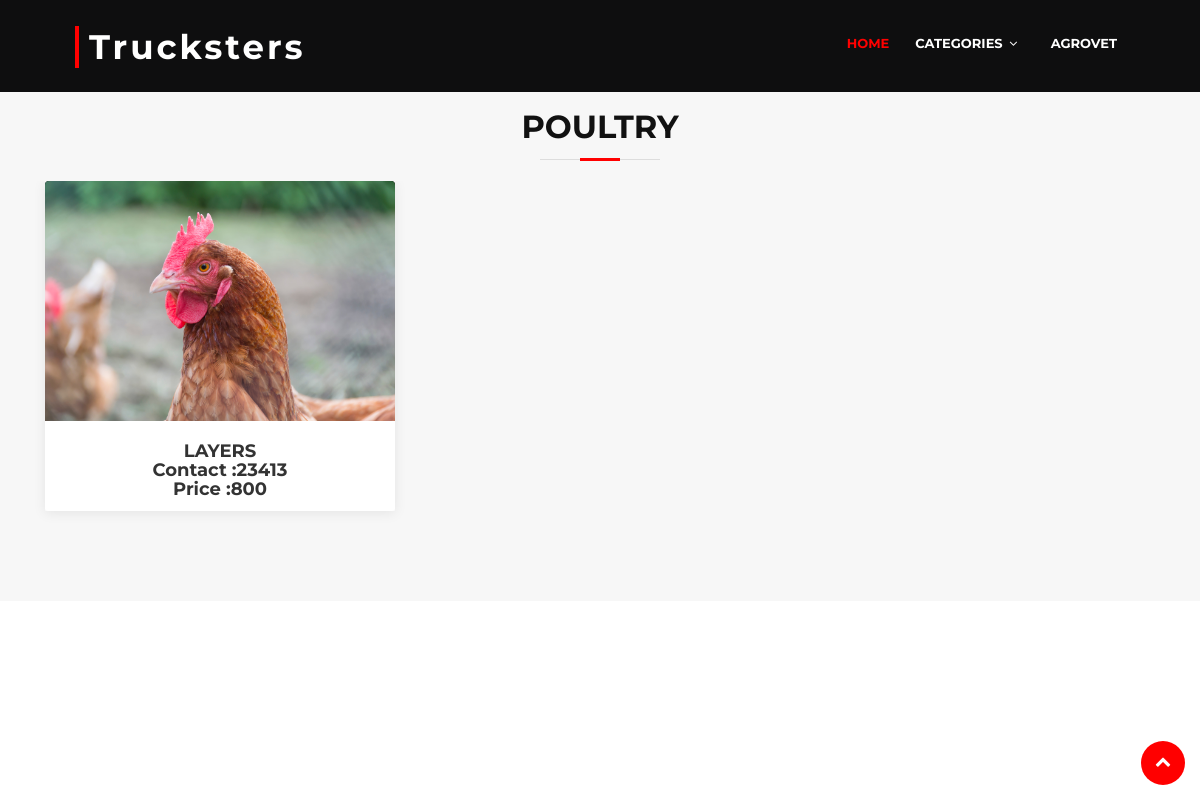
/categories.php?category=poultry, run on the app's committed database.
### tables this page shows
CREATE TABLE `truckstersitems` (
  `id` int(11) NOT NULL,
  `name` text NOT NULL,
  `price` text NOT NULL,
  `quantity` text NOT NULL,
  `pic` blob NOT NULL,
  `uploaderid` int(11) NOT NULL,
  `location` text NOT NULL,
  `categoryid` int(11) NOT NULL
);

### dbconnector.php (called while the page is built, shortened)
<?php
class dbconnector
{
    public $conn;
    function __construct()
    {
        try {
            $this->conn = new PDO("mysql:host=localhost;dbname=trucksters", 'root', '');
        } catch (PDOException $e) {
            $_SESSION['error'] = "Database connection not successful";
            header("Location:index.php?" . $_SESSION['error']);
        }
    }
    function fetchSpecificProducts($factor)
    {
        $sql = "SELECT * FROM truckstersitems where categoryid=$factor";
        $res = $this->conn->query($sql);
        return $res;
    }
}
$connection = new dbconnector();

### categories.php (the view, shortened to what this page needs)
<?php
include "dbconnector.php";
?><!DOCTYPE html>
<html lang="en">
<head>
    <link href="lib/bootstrap/css/bootstrap.min.css" rel="stylesheet">
    <link href="lib/font-awesome/css/font-awesome.min.css" rel="stylesheet">
    <link href="lib/animate/animate.min.css" rel="stylesheet">
    <link href="lib/ionicons/css/ionicons.min.css" rel="stylesheet">
    <link href="lib/owlcarousel/assets/owl.carousel.min.css" rel="stylesheet">
    <link href="lib/lightbox/css/lightbox.min.css" rel="stylesheet">
    <link href="css/style.css" rel="stylesheet">
</head>
<body>
<header style="background-color: #0e0e0f" id="header">
    <div class="container-fluid">
        <div id="logo" class="pull-left">
            <h1><a href="index.php" class="scrollto">Trucksters</a></h1>
        </div>
        <nav id="nav-menu-container">
            <ul class="nav-menu">
                <li class="menu-active"><a href="index.php">Home</a></li>
                <li class="menu-has-children"><a href="">Categories</a>
                </li>
                <li><a href="agrovet/">Agrovet</a></li>
            </ul>
        </nav>
    </div>
</header>
<br>
<br>
<main id="main">
    <section id="posts" class="section-bg">
        <div class="container">
            <header class="section-header">
                <h3 class="section-title"><?php
                    echo $_GET['category']
                    ?></h3>
            </header>
            <div class="row portfolio-container">
                <?php
                $sq = "SELECT * FROM trucksterscategories WHERE name=?";
                $res = $connection->conn->prepare($sq);
                $res->execute([$_GET['category']]);
                @$id = $res->fetch(PDO::FETCH_OBJ)->id;
                $resu = $connection->fetchSpecificProducts($id);
                while (@$rows2 = $resu->fetch(PDO::FETCH_OBJ)) {
                    ?>
                    <div class="col-lg-4 col-md-6 portfolio-item filter-app wow  ">
                        <div class="portfolio-wrap">
                            <figure>
                                <img src="<?php echo 'post/' . $rows2->pic ?>" height="100%" class="img-fluid" alt="">
                            </figure>
                            <div class="portfolio-info">
                                <h4><a href="#"><?php echo $rows2->name; ?></a></h4>
                                <h4><a href="tel:<?php echo  $rows2->quantity; ?>"><?php echo "Contact :". $rows2->quantity; ?></a></h4>
                                <h4><a href="#"><?php echo "Price :". $rows2->price; ?></a></h4>
                            </div>
                        </div>
                    </div>
                    <?php
                }
                ?>
            </div>
        </div>
    </section>
</main>
<a href="#" class="back-to-top"><i class="fa fa-chevron-up"></i></a>
</body>
</html>

### css/style.css (style rules this page uses)
body { background: #fff; color: #666666; font-family: "Open Sans", sans-serif; }
a { color: RED; transition: 0.5s; }
h1, h2, h3, h4, h5, h6 { font-family: "Montserrat", sans-serif; font-weight: 400; margin: 0 0 20px 0; padding: 0; }
.back-to-top { position: fixed; display: none; background: RED; color: #fff; display: inline-block; width: 44px; height: 44px; text-align: center; line-height: 1; font-size: 16px; border-radius: 50%; right: 15px; bottom: 15px; transition: background 0.5s; z-index: 11; }
.back-to-top i { padding-top: 12px; color: #fff; }
#header { padding: 30px 0; height: 92px; position: fixed; left: 0; top: 0; right: 0; transition: all 0.5s; z-index: 997; }
#header #logo { float: left; }
@media (min-width: 1024px) { #header #logo { padding-left: 60px; } }
#header #logo h1 { font-size: 34px; margin: 0; padding: 0; line-height: 1; font-family: "Montserrat", sans-serif; font-weight: 700; letter-spacing: 3px; }
#header #logo h1 a, #header #logo h1 a:hover { color: #fff; padding-left: 10px; border-left: 4px solid RED; }
.nav-menu, .nav-menu * { margin: 0; padding: 0; list-style: none; }
.nav-menu li { position: relative; white-space: nowrap; }
.nav-menu > li { float: left; }
.sf-arrows .sf-with-ul { padding-right: 30px; }
.sf-arrows .sf-with-ul:after { content: "\f107"; position: absolute; right: 15px; font-family: FontAwesome; font-style: normal; font-weight: normal; }
#nav-menu-container { float: right; margin: 0; }
@media (min-width: 1024px) { #nav-menu-container { padding-right: 60px; } }
.nav-menu a { padding: 0 8px 10px 8px; text-decoration: none; display: inline-block; color: #fff; font-family: "Montserrat", sans-serif; font-weight: 700; font-size: 13px; text-transform: uppercase; outline: none; }
.nav-menu li:hover > a, .nav-menu > .menu-active > a { color: RED; }
.nav-menu > li { margin-left: 10px; }
#mobile-nav { position: fixed; top: 0; padding-top: 18px; bottom: 0; z-index: 998; background: rgba(0, 0, 0, 0.8); left: -260px; width: 260px; overflow-y: auto; transition: 0.4s; }
#mobile-nav ul { padding: 0; margin: 0; list-style: none; }
#mobile-nav ul li { position: relative; }
#mobile-nav ul li a { color: #fff; font-size: 13px; text-transform: uppercase; overflow: hidden; padding: 10px 22px 10px 15px; position: relative; text-decoration: none; width: 100%; display: block; outline: none; font-weight: 700; font-family: "Montserrat", sans-serif; }
.section-header h3 { font-size: 32px; color: #111; text-transform: uppercase; text-align: center; font-weight: 700; position: relative; padding-bottom: 15px; }
.section-header h3::before { content: ''; position: absolute; display: block; width: 120px; height: 1px; background: #ddd; bottom: 1px; left: calc(50% - 60px); }
.section-header h3::after { content: ''; position: absolute; display: block; width: 40px; height: 3px; background: RED; bottom: 0; left: calc(50% - 20px); }
.section-bg { background: #f7f7f7; }
#posts { padding: 60px 0; }
#posts .portfolio-wrap { box-shadow: 0px 2px 12px rgba(0, 0, 0, 0.08); transition: 0.3s; }
#posts .portfolio-item { position: relative; height: 360px; overflow: hidden; }
#posts .portfolio-item figure { background: #000; overflow: hidden; height: 240px; position: relative; border-radius: 4px 4px 0 0; margin: 0; }
#posts .portfolio-item .portfolio-info { background: #fff; text-align: center; padding: 30px; height: 90px; border-radius: 0 0 3px 3px; }
#posts .portfolio-item .portfolio-info h4 { font-size: 18px; line-height: 1px; font-weight: 700; margin-bottom: 18px; padding-bottom: 0; }
#posts .portfolio-item .portfolio-info h4 a { color: #333; }

### data on the page
truckstersitems: pic (picture), name "LAYERS", quantity "23413", price "800"

### other printed values
$_GET['category'] "POULTRY"
